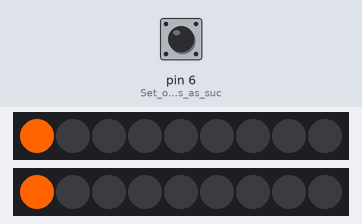
This sketch was run on a simulated Arduino Uno, built with avr-gcc and run on an emulated ATmega328P. Shown: 2 × 9 RGB LEDs in strip order, left to right. Inputs (shaded band) come from the test bench; at power-on: pin 6 (Set_our_input_pins_as_suc) LOW.

Above: at 0.01 s.
At 0.57 s:
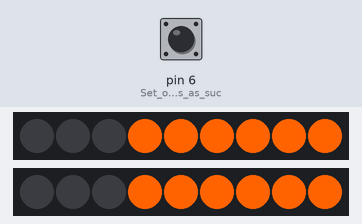
At 1.14 s:
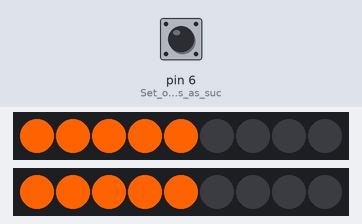
At 1.7 s:
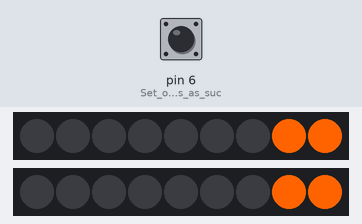
At 2.26 s:
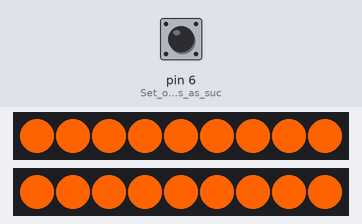
At 2.67 s:
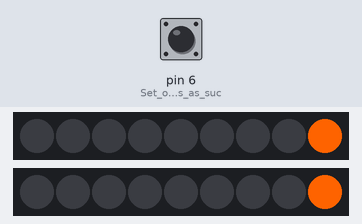

The sketch:

rc_car_ambilight.ino
```cpp
#include <Adafruit_NeoPixel.h>

#define PIN_L1 8
#define PIN_L2 9
#define NUM_LEDS 9
#define BRIGHTNESS 250

Adafruit_NeoPixel l1 = Adafruit_NeoPixel(NUM_LEDS, PIN_L1, NEO_GRBW + NEO_KHZ800);
Adafruit_NeoPixel l2 = Adafruit_NeoPixel(NUM_LEDS, PIN_L2, NEO_GRBW + NEO_KHZ800);

int ch3;
int c;
bool state;

void setup() {

  l1.setBrightness(BRIGHTNESS);
  l2.setBrightness(BRIGHTNESS);
  l1.begin();
  l2.begin();
  l1.show(); // Initialize all pixels to 'off'
  l2.show(); // Initialize all pixels to 'off'

  colorWipe(l1.Color(255, 100, 0), 50); // yellow
  wipeOut(50);
  colorWipe(l1.Color(255, 100, 0), 50); // yellow
  wipeOut(50);
  colorWipe(l1.Color(255, 100, 0), 50); // yellow
  wipeOut(50);

  pinMode(6, INPUT); // Set our input pins as such

  c = 0;
  state = false;

}

void loop() {


  ch3 = pulseIn(6, HIGH, 25000);

  if(ch3>1500 && !state) {
      state = true;
      c++;
  }

  if(ch3<1500 && state) {
      state = false;
      c++;
  }


  switch(c){
    case 0 : wipeOut(10); break;
    case 1 : colorWipe(l1.Color(255,255,255, 255),10); break;
    case 2 : colorWipe(l1.Color(0,0,255), 10); break;
    case 3 : colorWipe(l1.Color(255,0,0),10); break;
    case 4 : colorWipe(l1.Color(0,255,0),10); break;

  }

  if(c>4) c = 0;

}


// Fill the dots one after the other with a color
void colorWipe(uint32_t color, uint8_t wait) {
  for(uint16_t i=0; i<NUM_LEDS; i++) {
    setPixel(i, color);
    delay(wait);
  }
}

// Fill the dots one after the other with a color
void wipeOut(uint8_t wait) {
  for(uint16_t i=0; i<NUM_LEDS; i++) {
    setPixel(i, l1.Color(0,0,0));
    delay(wait);
  }
}

void setPixel(uint8_t i, uint32_t color){
    l1.setPixelColor(i, color);
    l1.show();
    l2.setPixelColor(i, color);
    l2.show();
}

void setLine(uint32_t color){

  for(uint16_t i=0; i<NUM_LEDS; i++) {
    setPixel(i, color);
  }

}
```
